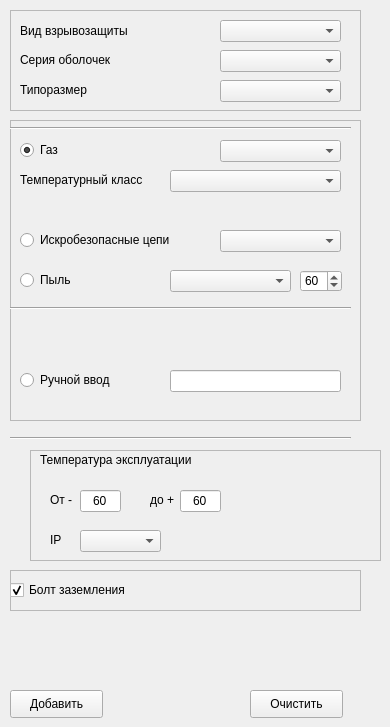
    <widget class="QWidget" name="tab">
     <attribute name="title">
      <string>Оболочка</string>
     </attribute>
     <widget class="QFrame" name="ex_mark_frame">
      <property name="geometry">
       <rect>
        <x>10</x>
        <y>10</y>
        <width>351</width>
        <height>101</height>
       </rect>
      </property>
      <property name="frameShape">
       <enum>QFrame::StyledPanel</enum>
      </property>
      <property name="frameShadow">
       <enum>QFrame::Raised</enum>
      </property>
      <widget class="QComboBox" name="enclosure_size_comboBox">
       <property name="geometry">
        <rect>
         <x>210</x>
         <y>70</y>
         <width>121</width>
         <height>22</height>
        </rect>
       </property>
      </widget>
      <widget class="QComboBox" name="enclosure_series_comboBox">
       <property name="geometry">
        <rect>
         <x>210</x>
         <y>40</y>
         <width>121</width>
         <height>22</height>
        </rect>
       </property>
      </widget>
      <widget class="QLabel" name="label_3">
       <property name="geometry">
        <rect>
         <x>10</x>
         <y>70</y>
         <width>111</width>
         <height>20</height>
        </rect>
       </property>
       <property name="text">
        <string>Типоразмер</string>
       </property>
      </widget>
      <widget class="QComboBox" name="ex_type_comboBox">
       <property name="geometry">
        <rect>
         <x>210</x>
         <y>10</y>
         <width>121</width>
         <height>22</height>
        </rect>
       </property>
      </widget>
      <widget class="QLabel" name="label_2">
       <property name="geometry">
        <rect>
         <x>10</x>
         <y>40</y>
         <width>121</width>
         <height>20</height>
        </rect>
       </property>
       <property name="text">
        <string>Серия оболочек</string>
       </property>
      </widget>
      <widget class="QLabel" name="label_4">
       <property name="geometry">
        <rect>
         <x>10</x>
         <y>10</y>
         <width>171</width>
         <height>21</height>
        </rect>
       </property>
       <property name="layoutDirection">
        <enum>Qt::LeftToRight</enum>
       </property>
       <property name="text">
        <string>Вид взрывозащиты</string>
       </property>
      </widget>
     </widget>
     <widget class="QFrame" name="frame_5">
      <property name="geometry">
       <rect>
        <x>10</x>
        <y>570</y>
        <width>351</width>
        <height>41</height>
       </rect>
      </property>
      <property name="frameShape">
       <enum>QFrame::StyledPanel</enum>
      </property>
      <property name="frameShadow">
       <enum>QFrame::Raised</enum>
      </property>
      <widget class="QCheckBox" name="earth_bolt_checkBox">
       <property name="enabled">
        <bool>true</bool>
       </property>
       <property name="geometry">
        <rect>
         <x>0</x>
         <y>10</y>
         <width>151</width>
         <height>20</height>
        </rect>
       </property>
       <property name="text">
        <string>Болт заземления</string>
       </property>
       <property name="checked">
        <bool>true</bool>
       </property>
      </widget>
     </widget>
     <widget class="QFrame" name="frame_6">
      <property name="geometry">
       <rect>
        <x>30</x>
        <y>450</y>
        <width>351</width>
        <height>111</height>
       </rect>
      </property>
      <property name="frameShape">
       <enum>QFrame::StyledPanel</enum>
      </property>
      <property name="frameShadow">
       <enum>QFrame::Raised</enum>
      </property>
      <widget class="QLabel" name="label_9">
       <property name="geometry">
        <rect>
         <x>20</x>
         <y>80</y>
         <width>31</width>
         <height>20</height>
        </rect>
       </property>
       <property name="text">
        <string>IP</string>
       </property>
      </widget>
      <widget class="QLineEdit" name="lo_temperature_limit_lineEdit">
       <property name="geometry">
        <rect>
         <x>50</x>
         <y>40</y>
         <width>41</width>
         <height>22</height>
        </rect>
       </property>
       <property name="text">
        <string>60</string>
       </property>
       <property name="alignment">
        <set>Qt::AlignCenter</set>
       </property>
      </widget>
      <widget class="QComboBox" name="ip_mark_selection_comboBox">
       <property name="geometry">
        <rect>
         <x>50</x>
         <y>80</y>
         <width>81</width>
         <height>22</height>
        </rect>
       </property>
      </widget>
      <widget class="QLineEdit" name="top_temperature_limit_lineEdit">
       <property name="geometry">
        <rect>
         <x>150</x>
         <y>40</y>
         <width>41</width>
         <height>22</height>
        </rect>
       </property>
       <property name="text">
        <string>60</string>
       </property>
       <property name="alignment">
        <set>Qt::AlignCenter</set>
       </property>
      </widget>
      <widget class="QLabel" name="label_8">
       <property name="geometry">
        <rect>
         <x>120</x>
         <y>40</y>
         <width>31</width>
         <height>20</height>
        </rect>
       </property>
       <property name="text">
        <string>до +</string>
       </property>
      </widget>
      <widget class="QLabel" name="label_6">
       <property name="geometry">
        <rect>
         <x>10</x>
         <y>0</y>
         <width>171</width>
         <height>20</height>
        </rect>
       </property>
       <property name="text">
        <string>Температура эксплуатации</string>
       </property>
      </widget>
      <widget class="QLabel" name="label_7">
       <property name="geometry">
        <rect>
         <x>20</x>
         <y>40</y>
         <width>31</width>
         <height>20</height>
        </rect>
       </property>
       <property name="text">
        <string>От -</string>
       </property>
      </widget>
     </widget>
     <widget class="QPushButton" name="add_enclosure_data_pushButton">
      <property name="geometry">
       <rect>
        <x>10</x>
        <y>690</y>
        <width>93</width>
        <height>28</height>
       </rect>
      </property>
      <property name="text">
       <string>Добавить</string>
      </property>
     </widget>
     <widget class="QPushButton" name="clear_enclosure_data_pushButton">
      <property name="geometry">
       <rect>
        <x>250</x>
        <y>690</y>
        <width>93</width>
        <height>28</height>
       </rect>
      </property>
      <property name="text">
       <string>Очистить</string>
      </property>
     </widget>
     <widget class="QFrame" name="ex_mark_frame_4">
      <property name="geometry">
       <rect>
        <x>10</x>
        <y>120</y>
        <width>351</width>
        <height>301</height>
       </rect>
      </property>
      <property name="frameShape">
       <enum>QFrame::StyledPanel</enum>
      </property>
      <property name="frameShadow">
       <enum>QFrame::Raised</enum>
      </property>
      <widget class="QRadioButton" name="gas_mark_enable_radioButton">
       <property name="enabled">
        <bool>true</bool>
       </property>
       <property name="geometry">
        <rect>
         <x>10</x>
         <y>20</y>
         <width>51</width>
         <height>20</height>
        </rect>
       </property>
       <property name="text">
        <string>Газ</string>
       </property>
       <property name="checked">
        <bool>true</bool>
       </property>
      </widget>
      <widget class="QRadioButton" name="ia_radioButton_3">
       <property name="enabled">
        <bool>true</bool>
       </property>
       <property name="geometry">
        <rect>
         <x>10</x>
         <y>150</y>
         <width>61</width>
         <height>20</height>
        </rect>
       </property>
       <property name="text">
        <string>Пыль</string>
       </property>
      </widget>
      <widget class="QComboBox" name="dust_mark_comboBox">
       <property name="geometry">
        <rect>
         <x>160</x>
         <y>150</y>
         <width>121</width>
         <height>22</height>
        </rect>
       </property>
      </widget>
      <widget class="QLineEdit" name="ex_mark_manual_enter">
       <property name="geometry">
        <rect>
         <x>160</x>
         <y>250</y>
         <width>171</width>
         <height>22</height>
        </rect>
       </property>
       <property name="text">
        <string/>
       </property>
       <property name="alignment">
        <set>Qt::AlignCenter</set>
       </property>
      </widget>
      <widget class="QComboBox" name="ex_gas_mark_comboBox">
       <property name="enabled">
        <bool>true</bool>
       </property>
       <property name="geometry">
        <rect>
         <x>210</x>
         <y>20</y>
         <width>121</width>
         <height>22</height>
        </rect>
       </property>
       <property name="focusPolicy">
        <enum>Qt::NoFocus</enum>
       </property>
      </widget>
      <widget class="QRadioButton" name="spark_mark_enable_radioButton_4">
       <property name="enabled">
        <bool>true</bool>
       </property>
       <property name="geometry">
        <rect>
         <x>10</x>
         <y>110</y>
         <width>171</width>
         <height>20</height>
        </rect>
       </property>
       <property name="text">
        <string>Искробезопасные цепи</string>
       </property>
      </widget>
      <widget class="QRadioButton" name="ib_radioButton_5">
       <property name="enabled">
        <bool>true</bool>
       </property>
       <property name="geometry">
        <rect>
         <x>10</x>
         <y>250</y>
         <width>111</width>
         <height>20</height>
        </rect>
       </property>
       <property name="text">
        <string>Ручной ввод</string>
       </property>
      </widget>
      <widget class="QComboBox" name="spark_mark_comboBox">
       <property name="geometry">
        <rect>
         <x>210</x>
         <y>110</y>
         <width>121</width>
         <height>22</height>
        </rect>
       </property>
      </widget>
      <widget class="QComboBox" name="temperature_class_comboBox">
       <property name="geometry">
        <rect>
         <x>160</x>
         <y>50</y>
         <width>171</width>
         <height>22</height>
        </rect>
       </property>
      </widget>
      <widget class="QLabel" name="label_13">
       <property name="geometry">
        <rect>
         <x>10</x>
         <y>50</y>
         <width>161</width>
         <height>20</height>
        </rect>
       </property>
       <property name="text">
        <string>Температурный класс</string>
       </property>
      </widget>
      <widget class="QSpinBox" name="dust_temperature_spinBox">
       <property name="geometry">
        <rect>
         <x>290</x>
         <y>150</y>
         <width>42</width>
         <height>22</height>
        </rect>
       </property>
       <property name="maximum">
        <number>195</number>
       </property>
       <property name="value">
        <number>60</number>
       </property>
      </widget>
      <widget class="Line" name="line">
       <property name="geometry">
        <rect>
         <x>0</x>
         <y>180</y>
         <width>341</width>
         <height>16</height>
        </rect>
       </property>
       <property name="orientation">
        <enum>Qt::Horizontal</enum>
       </property>
      </widget>
      <widget class="Line" name="line_2">
       <property name="geometry">
        <rect>
         <x>0</x>
         <y>0</y>
         <width>341</width>
         <height>16</height>
        </rect>
       </property>
       <property name="orientation">
        <enum>Qt::Horizontal</enum>
       </property>
      </widget>
     </widget>
     <widget class="Line" name="line_3">
      <property name="geometry">
       <rect>
        <x>10</x>
        <y>430</y>
        <width>341</width>
        <height>16</height>
       </rect>
      </property>
      <property name="orientation">
       <enum>Qt::Horizontal</enum>
      </property>
     </widget>
    </widget>
